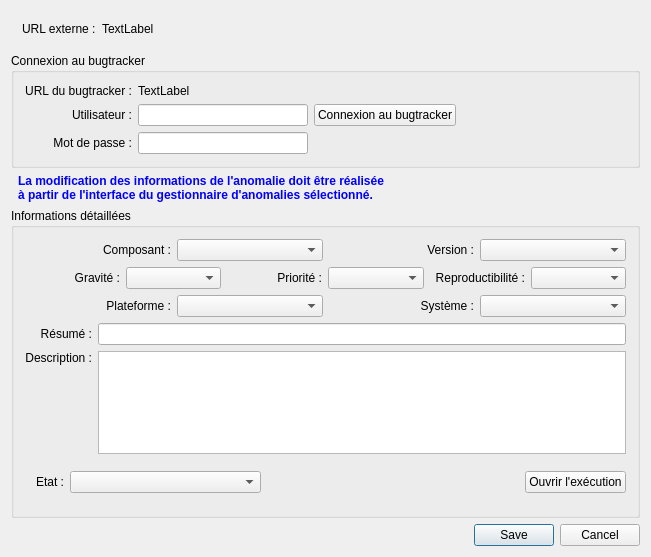
<?xml version="1.0" encoding="UTF-8"?>
<ui version="4.0">
 <class>Form_Bug</class>
 <widget class="QWidget" name="Form_Bug">
  <property name="modal" stdset="0">
   <bool>false</bool>
  </property>
  <property name="windowModality">
   <enum>Qt::ApplicationModal</enum>
  </property>
  <property name="enabled">
   <bool>true</bool>
  </property>
  <property name="geometry">
   <rect>
    <x>0</x>
    <y>0</y>
    <width>651</width>
    <height>557</height>
   </rect>
  </property>
  <property name="windowTitle">
   <string>Anomalie</string>
  </property>
  <property name="windowIcon">
   <iconset resource="../../resources.qrc">
    <normaloff>:/images/bug.png</normaloff>:/images/bug.png</iconset>
  </property>
  <layout class="QGridLayout" name="gridLayout">
   <property name="margin">
    <number>0</number>
   </property>
   <property name="spacing">
    <number>0</number>
   </property>
   <item row="2" column="0">
    <widget class="QWidget" name="widget_content" native="true">
     <layout class="QGridLayout" name="_2">
      <item row="2" column="0">
       <widget class="QGroupBox" name="bugtracker_group_box">
        <property name="title">
         <string>Connexion au bugtracker</string>
        </property>
        <layout class="QGridLayout" name="gridLayout_4">
         <item row="1" column="0">
          <widget class="QLabel" name="label_6">
           <property name="text">
            <string>Utilisateur :</string>
           </property>
           <property name="alignment">
            <set>Qt::AlignRight|Qt::AlignTrailing|Qt::AlignVCenter</set>
           </property>
          </widget>
         </item>
         <item row="1" column="1">
          <widget class="QLineEdit" name="username"/>
         </item>
         <item row="2" column="0">
          <widget class="QLabel" name="label_7">
           <property name="text">
            <string>Mot de passe :</string>
           </property>
           <property name="alignment">
            <set>Qt::AlignRight|Qt::AlignTrailing|Qt::AlignVCenter</set>
           </property>
          </widget>
         </item>
         <item row="2" column="1">
          <widget class="QLineEdit" name="password">
           <property name="echoMode">
            <enum>QLineEdit::Password</enum>
           </property>
          </widget>
         </item>
         <item row="1" column="2">
          <widget class="QPushButton" name="connect_button">
           <property name="text">
            <string>Connexion au bugtracker</string>
           </property>
          </widget>
         </item>
         <item row="1" column="3">
          <spacer name="horizontalSpacer">
           <property name="orientation">
            <enum>Qt::Horizontal</enum>
           </property>
           <property name="sizeHint" stdset="0">
            <size>
             <width>40</width>
             <height>20</height>
            </size>
           </property>
          </spacer>
         </item>
         <item row="0" column="1">
          <widget class="QLabel" name="bugtracker_url">
           <property name="text">
            <string>TextLabel</string>
           </property>
           <property name="openExternalLinks">
            <bool>true</bool>
           </property>
          </widget>
         </item>
         <item row="0" column="0">
          <widget class="QLabel" name="label_13">
           <property name="text">
            <string>URL du bugtracker :</string>
           </property>
           <property name="alignment">
            <set>Qt::AlignRight|Qt::AlignTrailing|Qt::AlignVCenter</set>
           </property>
          </widget>
         </item>
        </layout>
       </widget>
      </item>
      <item row="4" column="0">
       <widget class="QGroupBox" name="bug_infos_group_box">
        <property name="title">
         <string>Informations détaillées</string>
        </property>
        <layout class="QGridLayout" name="gridLayout_2">
         <item row="3" column="0">
          <layout class="QHBoxLayout" name="horizontalLayout">
           <item>
            <widget class="QLabel" name="label">
             <property name="text">
              <string>Gravité :</string>
             </property>
             <property name="alignment">
              <set>Qt::AlignRight|Qt::AlignTrailing|Qt::AlignVCenter</set>
             </property>
            </widget>
           </item>
           <item>
            <widget class="QComboBox" name="gravite"/>
           </item>
           <item>
            <widget class="QLabel" name="label_2">
             <property name="text">
              <string>Priorité :</string>
             </property>
             <property name="alignment">
              <set>Qt::AlignRight|Qt::AlignTrailing|Qt::AlignVCenter</set>
             </property>
            </widget>
           </item>
           <item>
            <widget class="QComboBox" name="priorite"/>
           </item>
           <item>
            <widget class="QLabel" name="label_12">
             <property name="text">
              <string>Reproductibilité :</string>
             </property>
             <property name="alignment">
              <set>Qt::AlignRight|Qt::AlignTrailing|Qt::AlignVCenter</set>
             </property>
            </widget>
           </item>
           <item>
            <widget class="QComboBox" name="reproductibilite"/>
           </item>
          </layout>
         </item>
         <item row="5" column="0">
          <layout class="QGridLayout" name="gridLayout_3">
           <item row="0" column="0">
            <widget class="QLabel" name="label_4">
             <property name="text">
              <string>Résumé :</string>
             </property>
             <property name="alignment">
              <set>Qt::AlignRight|Qt::AlignTrailing|Qt::AlignVCenter</set>
             </property>
            </widget>
           </item>
           <item row="0" column="1">
            <widget class="QLineEdit" name="resume"/>
           </item>
           <item row="1" column="0">
            <widget class="QLabel" name="label_5">
             <property name="text">
              <string>Description :</string>
             </property>
             <property name="alignment">
              <set>Qt::AlignRight|Qt::AlignTop|Qt::AlignTrailing</set>
             </property>
            </widget>
           </item>
           <item row="1" column="1">
            <widget class="QPlainTextEdit" name="description"/>
           </item>
          </layout>
         </item>
         <item row="4" column="0">
          <layout class="QHBoxLayout" name="horizontalLayout_3">
           <item>
            <widget class="QLabel" name="label_3">
             <property name="text">
              <string>Plateforme :</string>
             </property>
             <property name="alignment">
              <set>Qt::AlignRight|Qt::AlignTrailing|Qt::AlignVCenter</set>
             </property>
            </widget>
           </item>
           <item>
            <widget class="QComboBox" name="plateforme"/>
           </item>
           <item>
            <widget class="QLabel" name="label_10">
             <property name="text">
              <string>Système :</string>
             </property>
             <property name="alignment">
              <set>Qt::AlignRight|Qt::AlignTrailing|Qt::AlignVCenter</set>
             </property>
            </widget>
           </item>
           <item>
            <widget class="QComboBox" name="systeme"/>
           </item>
          </layout>
         </item>
         <item row="0" column="0">
          <widget class="QFrame" name="bugtracker_component_frame">
           <layout class="QHBoxLayout" name="horizontalLayout_2">
            <property name="margin">
             <number>0</number>
            </property>
            <item>
             <widget class="QLabel" name="label_8">
              <property name="text">
               <string>Composant :</string>
              </property>
              <property name="alignment">
               <set>Qt::AlignRight|Qt::AlignTrailing|Qt::AlignVCenter</set>
              </property>
             </widget>
            </item>
            <item>
             <widget class="QComboBox" name="composant"/>
            </item>
            <item>
             <widget class="QLabel" name="label_9">
              <property name="text">
               <string>Version :</string>
              </property>
              <property name="alignment">
               <set>Qt::AlignRight|Qt::AlignTrailing|Qt::AlignVCenter</set>
              </property>
             </widget>
            </item>
            <item>
             <widget class="QComboBox" name="version"/>
            </item>
           </layout>
          </widget>
         </item>
         <item row="6" column="0">
          <layout class="QHBoxLayout" name="horizontalLayout_4">
           <item>
            <widget class="QWidget" name="status_widget" native="true">
             <layout class="QGridLayout" name="gridLayout_6">
              <item row="1" column="0">
               <widget class="QLabel" name="label_14">
                <property name="sizePolicy">
                 <sizepolicy hsizetype="Fixed" vsizetype="Preferred">
                  <horstretch>0</horstretch>
                  <verstretch>0</verstretch>
                 </sizepolicy>
                </property>
                <property name="text">
                 <string>Etat :</string>
                </property>
               </widget>
              </item>
              <item row="1" column="1">
               <widget class="QComboBox" name="bug_status">
                <property name="sizePolicy">
                 <sizepolicy hsizetype="Expanding" vsizetype="Fixed">
                  <horstretch>0</horstretch>
                  <verstretch>0</verstretch>
                 </sizepolicy>
                </property>
               </widget>
              </item>
             </layout>
            </widget>
           </item>
           <item>
            <spacer name="horizontalSpacer_2">
             <property name="orientation">
              <enum>Qt::Horizontal</enum>
             </property>
             <property name="sizeHint" stdset="0">
              <size>
               <width>40</width>
               <height>20</height>
              </size>
             </property>
            </spacer>
           </item>
           <item>
            <widget class="QPushButton" name="execution_button">
             <property name="text">
              <string>Ouvrir l'exécution</string>
             </property>
            </widget>
           </item>
          </layout>
         </item>
        </layout>
       </widget>
      </item>
      <item row="5" column="0">
       <widget class="QDialogButtonBox" name="buttonBox">
        <property name="standardButtons">
         <set>QDialogButtonBox::Cancel|QDialogButtonBox::Save</set>
        </property>
       </widget>
      </item>
      <item row="0" column="0">
       <widget class="QWidget" name="url_externe_widget" native="true">
        <layout class="QGridLayout" name="gridLayout_5">
         <item row="0" column="0">
          <widget class="QLabel" name="label_11">
           <property name="sizePolicy">
            <sizepolicy hsizetype="Fixed" vsizetype="Minimum">
             <horstretch>0</horstretch>
             <verstretch>0</verstretch>
            </sizepolicy>
           </property>
           <property name="text">
            <string>URL externe :</string>
           </property>
          </widget>
         </item>
         <item row="0" column="1">
          <widget class="QLabel" name="url_externe">
           <property name="text">
            <string>TextLabel</string>
           </property>
           <property name="openExternalLinks">
            <bool>true</bool>
           </property>
          </widget>
         </item>
        </layout>
       </widget>
      </item>
      <item row="3" column="0">
       <widget class="QWidget" name="read_warning_widget" native="true">
        <layout class="QHBoxLayout" name="horizontalLayout_5">
         <property name="spacing">
          <number>0</number>
         </property>
         <property name="margin">
          <number>0</number>
         </property>
         <item>
          <widget class="QLabel" name="label_15">
           <property name="text">
            <string/>
           </property>
           <property name="pixmap">
            <pixmap resource="../../resources.qrc">:/images/22x22/info.png</pixmap>
           </property>
           <property name="margin">
            <number>4</number>
           </property>
          </widget>
         </item>
         <item>
          <widget class="QLabel" name="label_16">
           <property name="sizePolicy">
            <sizepolicy hsizetype="Expanding" vsizetype="Preferred">
             <horstretch>0</horstretch>
             <verstretch>0</verstretch>
            </sizepolicy>
           </property>
           <property name="palette">
            <palette>
             <active>
              <colorrole role="WindowText">
               <brush brushstyle="SolidPattern">
                <color alpha="255">
                 <red>0</red>
                 <green>0</green>
                 <blue>255</blue>
                </color>
               </brush>
              </colorrole>
             </active>
             <inactive>
              <colorrole role="WindowText">
               <brush brushstyle="SolidPattern">
                <color alpha="255">
                 <red>0</red>
                 <green>0</green>
                 <blue>255</blue>
                </color>
               </brush>
              </colorrole>
             </inactive>
             <disabled>
              <colorrole role="WindowText">
               <brush brushstyle="SolidPattern">
                <color alpha="255">
                 <red>118</red>
                 <green>118</green>
                 <blue>117</blue>
                </color>
               </brush>
              </colorrole>
             </disabled>
            </palette>
           </property>
           <property name="font">
            <font>
             <weight>75</weight>
             <bold>true</bold>
            </font>
           </property>
           <property name="text">
            <string>La modification des informations de l'anomalie doit être réalisée
à partir de l'interface du gestionnaire d'anomalies sélectionné.</string>
           </property>
          </widget>
         </item>
        </layout>
       </widget>
      </item>
     </layout>
    </widget>
   </item>
  </layout>
 </widget>
 <layoutdefault spacing="6" margin="11"/>
 <tabstops>
  <tabstop>username</tabstop>
  <tabstop>password</tabstop>
  <tabstop>connect_button</tabstop>
  <tabstop>gravite</tabstop>
  <tabstop>priorite</tabstop>
  <tabstop>resume</tabstop>
  <tabstop>description</tabstop>
 </tabstops>
 <resources>
  <include location="../../resources.qrc"/>
  <include location="../../resources.qrc"/>
 </resources>
 <connections/>
</ui>
